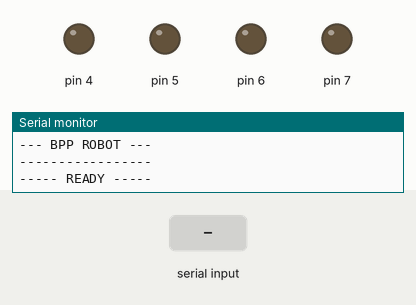
Simulated run of this sketch. Board: Arduino Uno, built with avr-gcc and run on an emulated ATmega328P. Parts: output pins drawn as LEDs (lit = HIGH), the last lines printed to the serial monitor. The test bench sets the inputs (shaded band).

Above: at 1.2 s.
1.3 s: "command-rotate_left" received over Serial
At 2.0 s:
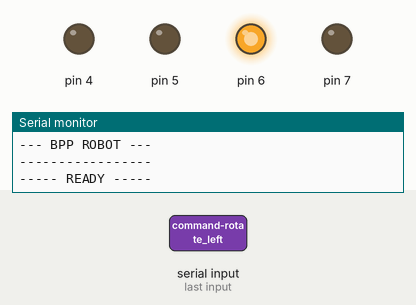
4.3 s: "command-arm_out" received over Serial
At 5.8 s:
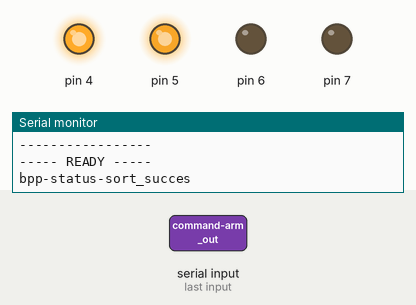
7.3 s: "command-rotate_right" received over Serial
At 9.4 s:
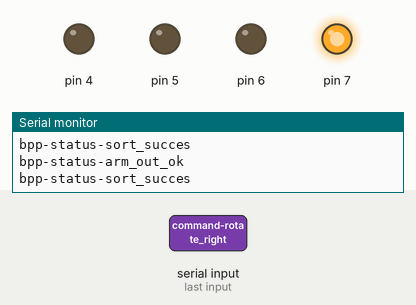
10.3 s: "command-arm_out" received over Serial
At 12.2 s:
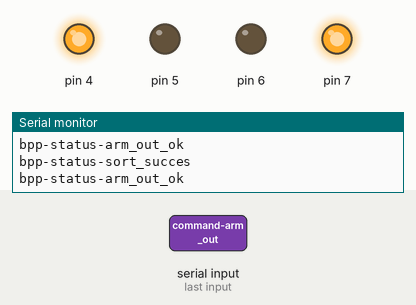
12.8 s: "command-rotate_left" received over Serial
At 13.5 s:
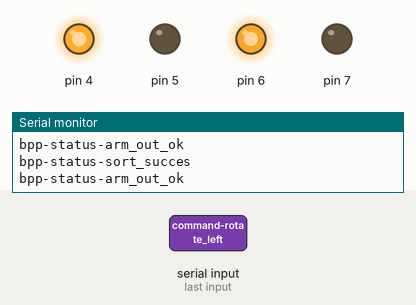
15.1 s: "command-rotate_right" received over Serial
At 15.8 s:
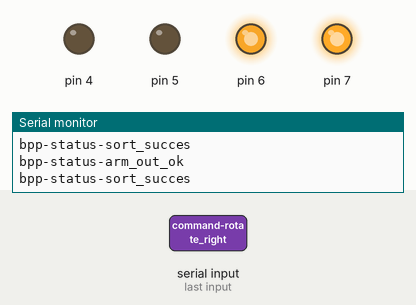
Timing chart, 0 to 18.1 s (numbered marks = the images above; inputs shaded):
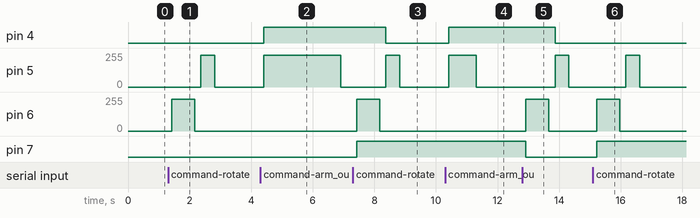

Measured:
- after the input at 1.3 s, pin 5: 0/255 → 240/255 after 1.1 s, → 0/255 0.45 s later; pin 6: 0/255 → 240/255 after 0.12 s, → 0/255 0.75 s later
- after the input at 4.3 s, pin 4: LOW → HIGH after 0.12 s; pin 5: 0/255 → 240/255 after 0.12 s, → 0/255 2.5 s later
- after the input at 7.3 s, pin 4: HIGH → LOW after 1.1 s; pin 5: 0/255 → 240/255 after 1.1 s, → 0/255 0.45 s later; pin 6: 0/255 → 240/255 after 0.12 s, → 0/255 0.75 s later; pin 7: LOW → HIGH after 0.12 s
- after the input at 10.3 s, pin 4: LOW → HIGH after 0.11 s; pin 5: 0/255 → 240/255 after 0.11 s, → 0/255 0.90 s later
- after the input at 12.8 s, pin 4: HIGH → LOW after 1.1 s; pin 5: 0/255 → 240/255 after 1.1 s, → 0/255 0.45 s later; pin 6: 0/255 → 240/255 after 0.12 s, → 0/255 0.75 s later; pin 7: HIGH → LOW after 0.12 s
- after the input at 15.1 s, pin 5: 0/255 → 240/255 after 1.1 s, → 0/255 0.45 s later; pin 6: 0/255 → 240/255 after 0.12 s, → 0/255 0.75 s later; pin 7: LOW → HIGH after 0.12 s

The sketch:

sorteerrobot.ino
```cpp
#include "Motor.h"

Motor motor1(7, 6, 240);

Motor motor2(4, 5, 240);
int loc = 0;
int products = 0;
void setup() {
  Serial.begin(9600);
  Serial.println("--- BPP ROBOT ---");
  Serial.setTimeout(100);
  Serial.println("-----------------");
  pinMode(A2, INPUT);
  Serial.println("----- READY -----");
}

void loop() {
  if (Serial.available()) {
    String ser = Serial.readString();
    if (ser == "command-rotate_left") {
      if(loc==0 || loc==2){
        loc=1;
        motor1.driveLeft(750);
        delay(200);
      }
      motor2.driveLeft(450);
      Serial.println("bpp-status-sort_succes");
    } else if (ser == "command-rotate_right") {
      if(loc==0 || loc==1){
        loc=2;
        motor1.driveRight(750);
        delay(200);
      }
      motor2.driveLeft(450);
      Serial.println("bpp-status-sort_succes");
    } else if (ser == "command-arm_reset") {
      motor2.driveLeft(2000);
      products = 0;
      Serial.println("status-arm-reset_ok");
    } else if (ser == "command-arm_out") {
      if (products == 0) {
        motor2.driveRight(2500);
      } else if (products == 1) {
        motor2.driveRight(900);
      } else if (products == 2) {
        motor2.driveRight(900);
      } else if (products == 3) {
        motor2.driveRight(900);
      } else {
        motor2.driveRight(900);
        //products = 0;
      }
      products++;
      Serial.println("bpp-status-arm_out_ok");

    } else if (ser == "command-arm_in") {
      if (products == 1) {
        motor2.driveLeft(1200);
      } else if (products == 2) {
        motor2.driveLeft(1200);
      } else if (products == 3) {
        motor2.driveLeft(1200);
      } else {
        motor2.driveLeft(1400);
      }
      Serial.println("bpp-status-arm_in_ok");
    } else if (ser == "command-arm_all_in") {
      motor2.driveLeft(2000);
      Serial.println("bpp-status-arm_all_in_ok");
    } else {
      Serial.println("status-bpp_unknown");
    }
  }
}
```

Motor.cpp
```cpp
#include "Arduino.h"
#include "Motor.h"

Motor::Motor(int pin1, int pin2, int power){
  this->power = power;
  this->pin1 = pin1;
  this->pin2 = pin2;
  this->currentVolt = 0;
  pinMode(pin1, OUTPUT);
  pinMode(pin2, OUTPUT);
}

void Motor::driveRight() {
  digitalWrite(pin1, HIGH);
  analogWrite(pin2, this->power);
}

void Motor::driveRight(int duration) {
  this->driveRight();
  delay(duration);
  this->stop();
}

void Motor::driveLeft() {
  digitalWrite(pin1, LOW);
  analogWrite(pin2, this->power);
}

void Motor::driveLeft(int duration) {
  this->driveLeft();
  delay(duration);
  this->stop();
}

void Motor::stop() {
  analogWrite(pin2, 0);
}

void Motor::findVolt(int volt) {
  if(currentVolt == 0){
    this->whereAmI(volt);
  }else{
    int readPower = analogRead(A0);
    Serial.println(currentVolt);
    if((currentVolt > volt*0.90) && (currentVolt < (volt*1.1))){
      Serial.println("HIj staat er al");
      this->stop();
    }else{
      if(currentVolt > volt){
        Serial.println("Hij is hoger dan vorige");
        this->driveRight();
      }else if(currentVolt < volt){
        Serial.println("Hij is lager dan vorige");
        this->driveLeft();
      }
      if(readPower > 15){
        currentVolt = readPower;
      }
      this->findVolt(volt);
    }
  }
}


void Motor::whereAmI(int volt) {
  int readPower = analogRead(A0);
  if(readPower > 15){
   this->currentVolt = readPower;
   this->stop();
   this->findVolt(volt);
  }else{
   this->driveRight();
   this->whereAmI(volt);
  }
}
```

Motor.h
```cpp
#ifndef Motor_h
#define Motor_h

#include "Arduino.h"

class Motor
{
  public:
    Motor(int pin1, int pin2, int power);
    void driveRight();
    void driveRight(int duration);
    void driveLeft();
     void driveLeft(int duration);
    void whereAmI(int volt);
    void findVolt(int volt);
    void stop();
  private:
    int power;
    int pin1;
    int pin2;

    int currentVolt;
    int searchVolt;
};

#endif
```
